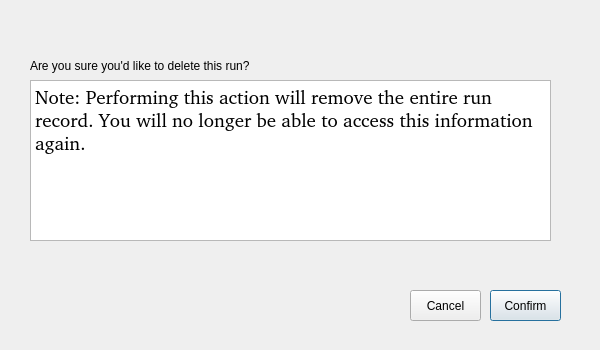
<?xml version="1.0" encoding="UTF-8"?>
<ui version="4.0">
 <class>DeleteRunWindow</class>
 <widget class="QDialog" name="DeleteRunWindow">
  <property name="geometry">
   <rect>
    <x>0</x>
    <y>0</y>
    <width>600</width>
    <height>350</height>
   </rect>
  </property>
  <property name="windowTitle">
   <string>Dialog</string>
  </property>
  <widget class="QLabel" name="label">
   <property name="geometry">
    <rect>
     <x>30</x>
     <y>40</y>
     <width>291</width>
     <height>51</height>
    </rect>
   </property>
   <property name="text">
    <string>Are you sure you'd like to delete this run?</string>
   </property>
  </widget>
  <widget class="QTextEdit" name="textEdit">
   <property name="geometry">
    <rect>
     <x>30</x>
     <y>80</y>
     <width>521</width>
     <height>161</height>
    </rect>
   </property>
   <property name="font">
    <font>
     <family>Bitstream Charter</family>
    </font>
   </property>
   <property name="readOnly">
    <bool>true</bool>
   </property>
   <property name="html">
    <string>&lt;!DOCTYPE HTML PUBLIC &quot;-//W3C//DTD HTML 4.0//EN&quot; &quot;http://www.w3.org/TR/REC-html40/strict.dtd&quot;&gt;
&lt;html&gt;&lt;head&gt;&lt;meta name=&quot;qrichtext&quot; content=&quot;1&quot; /&gt;&lt;style type=&quot;text/css&quot;&gt;
p, li { white-space: pre-wrap; }
&lt;/style&gt;&lt;/head&gt;&lt;body style=&quot; font-family:'Bitstream Charter'; font-size:11pt; font-weight:400; font-style:normal;&quot;&gt;
&lt;p style=&quot; margin-top:0px; margin-bottom:0px; margin-left:0px; margin-right:0px; -qt-block-indent:0; text-indent:0px;&quot;&gt;&lt;span style=&quot; font-family:'.AppleSystemUIFont'; font-size:14pt;&quot;&gt;Note: Performing this action will remove the entire run record. You will no longer be able to access this information again.&lt;/span&gt;&lt;/p&gt;&lt;/body&gt;&lt;/html&gt;</string>
   </property>
  </widget>
  <widget class="QPushButton" name="confirm_pushButton">
   <property name="geometry">
    <rect>
     <x>490</x>
     <y>290</y>
     <width>71</width>
     <height>31</height>
    </rect>
   </property>
   <property name="font">
    <font>
     <family>Arial</family>
    </font>
   </property>
   <property name="text">
    <string>Confirm</string>
   </property>
  </widget>
  <widget class="QPushButton" name="cancel_pushButton">
   <property name="geometry">
    <rect>
     <x>410</x>
     <y>290</y>
     <width>71</width>
     <height>31</height>
    </rect>
   </property>
   <property name="font">
    <font>
     <family>Arial</family>
    </font>
   </property>
   <property name="text">
    <string>Cancel</string>
   </property>
  </widget>
 </widget>
 <resources/>
 <connections/>
</ui>
